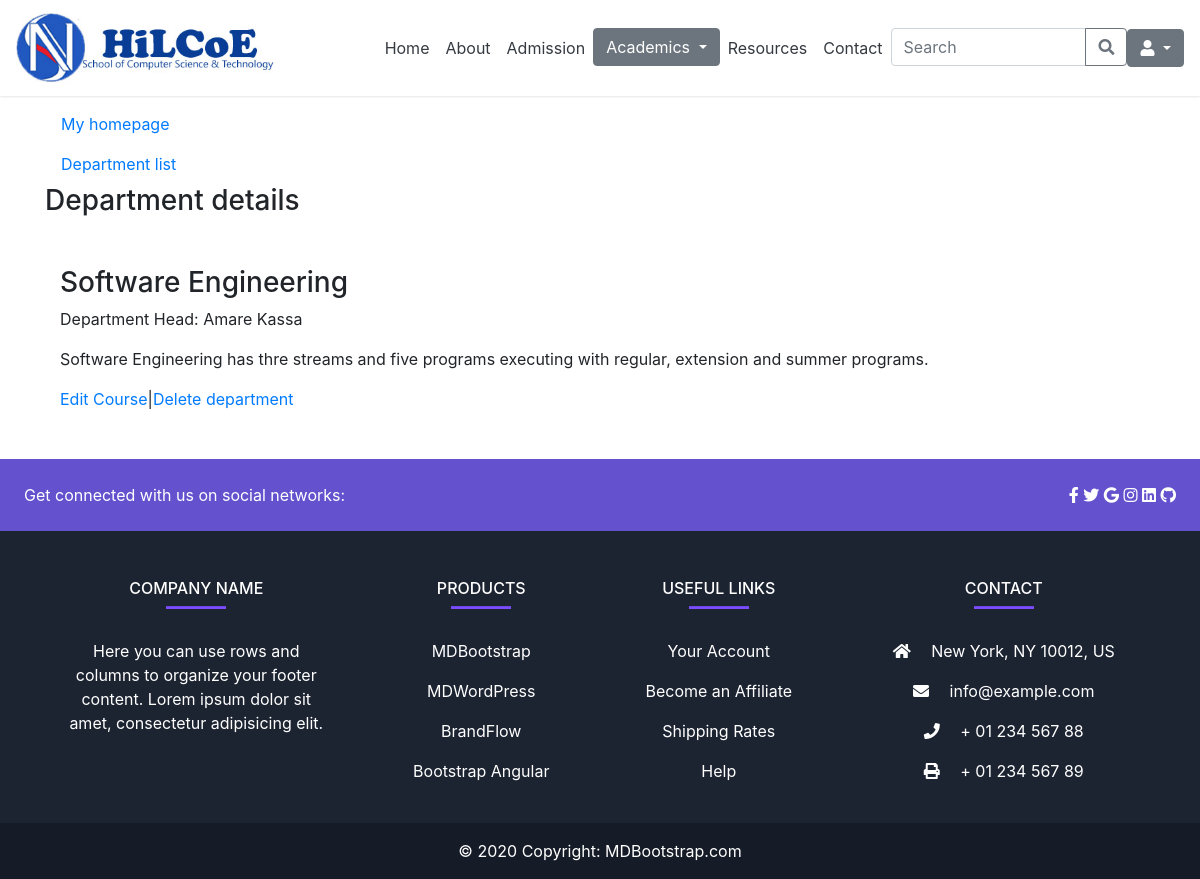
The app's page /admin_app/department/1/detail, older data.
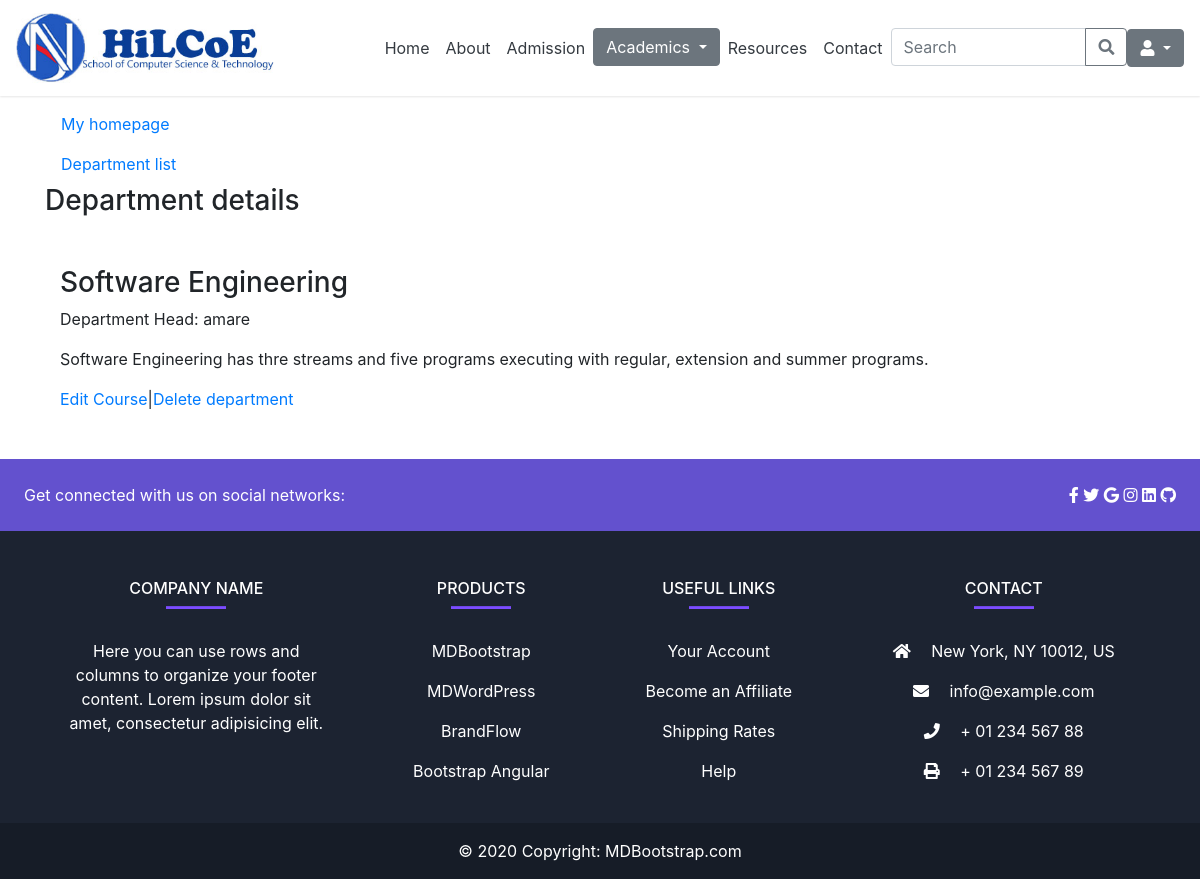
The same page, newer data.
### admin_app/models.py (models this page shows, shortened)
class Department(models.Model):
  name = models.CharField(max_length=50, null=True, blank=True)
  department_head = models.CharField(max_length=50, null=True, blank=True)

### admin_app/views.py (the view)
# urls.py: path('department/<int:department_id>/detail', views.department_detail, name='department-detail'),
def department_detail(request, department_id):
    department = Department.objects.get(pk=department_id)
    context = {
      'department':department
   }
    return render(request, 'admin_app/department/department_detail.html', context)

### templates/admin_app/department/department_detail.html (shortened to what this page needs)
{% extends 'base.html' %}
{% block content %}
<div class="container my-5">
    <a class="nav-link text-black" href="{% if user.is_superuser or user.is_staff %}
            {% url 'admin-dashboard' %}
            {% else %}
                {% url 'cs-bsc' %}
            {% endif %}">My homepage
    </a>
    <a class="nav-link text-black" href="{% url 'department-list' %}"> Department list </a>
    <h3>Department details</h3>
    <div class="container my-5">
        <h3>{{ department.name }} </h3>
        <p>Department Head: {{ department.department_head }}</p>
        <p> {{ department.name }} has thre streams and five programs executing with regular, extension and summer programs.</p>
        <a href="{% url 'department-edit' department_id=department.pk %}">Edit Course</a>|<a href="{% url 'department-delete' department_id=department.pk %}">Delete department</a>
    </div>
</div>
{% endblock %}

Row changes from the older to the newer data that the page shows:
changed Department "Software Engineering": department_head "Amare Kassa" → "amare"
